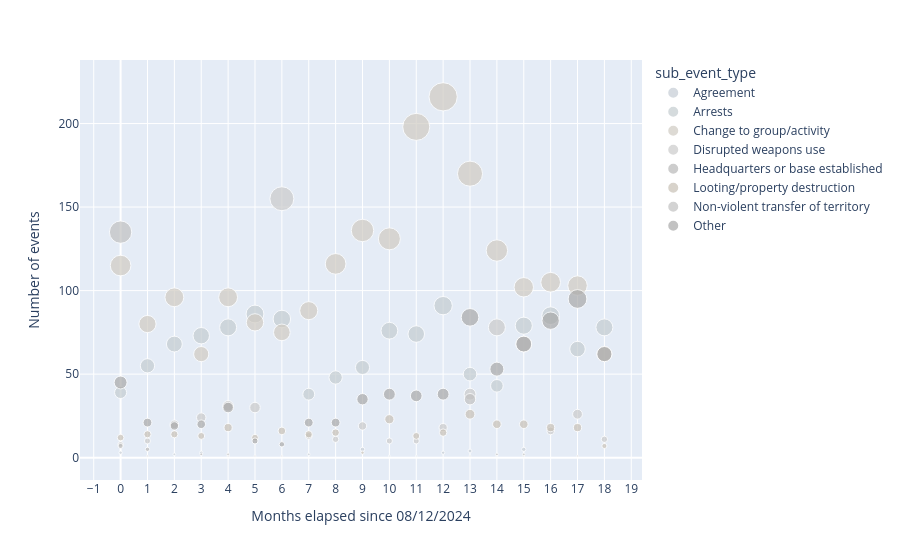

This figure's notebook cell:
### Code cell
# Convert the bar plots to bubble charts

bubble_sd = px.scatter(
    df_sd, 
    x="interval", 
    y="event_count",
    size="event_count", 
    color="sub_event_type",
    hover_name="sub_event_type", 
    size_max=20, 
    color_discrete_map=color_map_grey(sd_events_list),
    labels={'interval':"Months elapsed since 08/12/2024", 'event_count':"Number of events"}
    )
bubble_sd.update_xaxes(dtick=1, tickmode="linear")

### Figure 1 — Plotly figure (JSON) as saved in the notebook; plotly's stock layout.template omitted (floating-point values rounded to 4 significant figures)
{"data": [{"hovertemplate": "<b>%{hovertext}</b><br><br>sub_event_type=Agreement<br>Months elapsed since 08/12/2024=%{x}<br>Number of events=%{marker.size}<extra></extra>", "hovertext": ["Agreement", "Agreement", "Agreement", "Agreement", "Agreement", "Agreement", "Agreement", "Agreement", "Agreement", "Agreement", "Agreement", "Agreement"], "legendgroup": "Agreement", "marker": {"color": "#C5CDD5", "size": [3, 2, 3, 1, 2, 5, 1, 1, 3, 4, 1, 5], "sizemode": "area", "sizeref": 0.54, "symbol": "circle"}, "mode": "markers", "name": "Agreement", "orientation": "v", "showlegend": true, "type": "scatter", "x": [0, 2, 3, 4, 7, 9, 10, 11, 12, 13, 14, 15], "xaxis": "x", "y": [3, 2, 3, 1, 2, 5, 1, 1, 3, 4, 1, 5], "yaxis": "y"}, {"hovertemplate": "<b>%{hovertext}</b><br><br>sub_event_type=Arrests<br>Months elapsed since 08/12/2024=%{x}<br>Number of events=%{marker.size}<extra></extra>", "hovertext": ["Arrests", "Arrests", "Arrests", "Arrests", "Arrests", "Arrests", "Arrests", "Arrests", "Arrests", "Arrests", "Arrests", "Arrests", "Arrests", "Arrests", "Arrests", "Arrests", "Arrests", "Arrests", "Arrests"], "legendgroup": "Arrests", "marker": {"color": "#C4CCD0", "size": [39, 55, 68, 73, 78, 86, 83, 38, 48, 54, 76, 74, 91, 50, 43, 79, 85, 65, 78], "sizemode": "area", "sizeref": 0.54, "symbol": "circle"}, "mode": "markers", "name": "Arrests", "orientation": "v", "showlegend": true, "type": "scatter", "x": [0, 1, 2, 3, 4, 5, 6, 7, 8, 9, 10, 11, 12, 13, 14, 15, 16, 17, 18], "xaxis": "x", "y": [39, 55, 68, 73, 78, 86, 83, 38, 48, 54, 76, 74, 91, 50, 43, 79, 85, 65, 78], "yaxis": "y"}, {"hovertemplate": "<b>%{hovertext}</b><br><br>sub_event_type=Change to group/activity<br>Months elapsed since 08/12/2024=%{x}<br>Number of events=%{marker.size}<extra></extra>", "hovertext": ["Change to group/activity", "Change to group/activity", "Change to group/activity", "Change to group/activity", "Change to group/activity", "Change to group/activity", "Change to group/activity", "Change to group/activity", "Change to group/activity", "Change to group/activity", "Change to group/activity", "Change to group/activity", "Change to group/activity", "Change to group/activity", "Change to group/activity", "Change to group/activity", "Change to group/activity", "Change to group/activity", "Change to group/activity"], "legendgroup": "Change to group/activity", "marker": {"color": "#D0CBC2", "size": [115, 80, 96, 62, 96, 81, 75, 88, 116, 136, 131, 198, 216, 170, 124, 102, 105, 103, 62], "sizemode": "area", "sizeref": 0.54, "symbol": "circle"}, "mode": "markers", "name": "Change to group/activity", "orientation": "v", "showlegend": true, "type": "scatter", "x": [0, 1, 2, 3, 4, 5, 6, 7, 8, 9, 10, 11, 12, 13, 14, 15, 16, 17, 18], "xaxis": "x", "y": [115, 80, 96, 62, 96, 81, 75, 88, 116, 136, 131, 198, 216, 170, 124, 102, 105, 103, 62], "yaxis": "y"}, {"hovertemplate": "<b>%{hovertext}</b><br><br>sub_event_type=Disrupted weapons use<br>Months elapsed since 08/12/2024=%{x}<br>Number of events=%{marker.size}<extra></extra>", "hovertext": ["Disrupted weapons use", "Disrupted weapons use", "Disrupted weapons use", "Disrupted weapons use", "Disrupted weapons use", "Disrupted weapons use", "Disrupted weapons use", "Disrupted weapons use", "Disrupted weapons use", "Disrupted weapons use", "Disrupted weapons use", "Disrupted weapons use", "Disrupted weapons use", "Disrupted weapons use", "Disrupted weapons use", "Disrupted weapons use", "Disrupted weapons use", "Disrupted weapons use", "Disrupted weapons use"], "legendgroup": "Disrupted weapons use", "marker": {"color": "#CBCBCB", "size": [8, 10, 20, 24, 31, 30, 155, 13, 11, 19, 10, 10, 18, 38, 78, 68, 16, 26, 11], "sizemode": "area", "sizeref": 0.54, "symbol": "circle"}, "mode": "markers", "name": "Disrupted weapons use", "orientation": "v", "showlegend": true, "type": "scatter", "x": [0, 1, 2, 3, 4, 5, 6, 7, 8, 9, 10, 11, 12, 13, 14, 15, 16, 17, 18], "xaxis": "x", "y": [8, 10, 20, 24, 31, 30, 155, 13, 11, 19, 10, 10, 18, 38, 78, 68, 16, 26, 11], "yaxis": "y"}, {"hovertemplate": "<b>%{hovertext}</b><br><br>sub_event_type=Headquarters or base established<br>Months elapsed since 08/12/2024=%{x}<br>Number of events=%{marker.size}<extra></extra>", "hovertext": ["Headquarters or base established", "Headquarters or base established", "Headquarters or base established", "Headquarters or base established", "Headquarters or base established", "Headquarters or base established", "Headquarters or base established", "Headquarters or base established"], "legendgroup": "Headquarters or base established", "marker": {"color": "#B8B8B8", "size": [7, 5, 2, 2, 1, 1, 1, 1], "sizemode": "area", "sizeref": 0.54, "symbol": "circle"}, "mode": "markers", "name": "Headquarters or base established", "orientation": "v", "showlegend": true, "type": "scatter", "x": [0, 1, 3, 4, 5, 13, 15, 17], "xaxis": "x", "y": [7, 5, 2, 2, 1, 1, 1, 1], "yaxis": "y"}, {"hovertemplate": "<b>%{hovertext}</b><br><br>sub_event_type=Looting/property destruction<br>Months elapsed since 08/12/2024=%{x}<br>Number of events=%{marker.size}<extra></extra>", "hovertext": ["Looting/property destruction", "Looting/property destruction", "Looting/property destruction", "Looting/property destruction", "Looting/property destruction", "Looting/property destruction", "Looting/property destruction", "Looting/property destruction", "Looting/property destruction", "Looting/property destruction", "Looting/property destruction", "Looting/property destruction", "Looting/property destruction", "Looting/property destruction", "Looting/property destruction", "Looting/property destruction", "Looting/property destruction", "Looting/property destruction", "Looting/property destruction"], "legendgroup": "Looting/property destruction", "marker": {"color": "#C8C1B6", "size": [12, 14, 14, 13, 18, 12, 16, 14, 15, 3, 23, 13, 15, 26, 20, 20, 18, 18, 7], "sizemode": "area", "sizeref": 0.54, "symbol": "circle"}, "mode": "markers", "name": "Looting/property destruction", "orientation": "v", "showlegend": true, "type": "scatter", "x": [0, 1, 2, 3, 4, 5, 6, 7, 8, 9, 10, 11, 12, 13, 14, 15, 16, 17, 18], "xaxis": "x", "y": [12, 14, 14, 13, 18, 12, 16, 14, 15, 3, 23, 13, 15, 26, 20, 20, 18, 18, 7], "yaxis": "y"}, {"hovertemplate": "<b>%{hovertext}</b><br><br>sub_event_type=Non-violent transfer of territory<br>Months elapsed since 08/12/2024=%{x}<br>Number of events=%{marker.size}<extra></extra>", "hovertext": ["Non-violent transfer of territory", "Non-violent transfer of territory", "Non-violent transfer of territory", "Non-violent transfer of territory", "Non-violent transfer of territory", "Non-violent transfer of territory", "Non-violent transfer of territory"], "legendgroup": "Non-violent transfer of territory", "marker": {"color": "#C1C1C1", "size": [135, 1, 1, 1, 35, 2, 2], "sizemode": "area", "sizeref": 0.54, "symbol": "circle"}, "mode": "markers", "name": "Non-violent transfer of territory", "orientation": "v", "showlegend": true, "type": "scatter", "x": [0, 1, 4, 6, 13, 14, 15], "xaxis": "x", "y": [135, 1, 1, 1, 35, 2, 2], "yaxis": "y"}, {"hovertemplate": "<b>%{hovertext}</b><br><br>sub_event_type=Other<br>Months elapsed since 08/12/2024=%{x}<br>Number of events=%{marker.size}<extra></extra>", "hovertext": ["Other", "Other", "Other", "Other", "Other", "Other", "Other", "Other", "Other", "Other", "Other", "Other", "Other", "Other", "Other", "Other", "Other", "Other", "Other"], "legendgroup": "Other", "marker": {"color": "#A9A9A9", "size": [45, 21, 19, 20, 30, 10, 8, 21, 21, 35, 38, 37, 38, 84, 53, 68, 82, 95, 62], "sizemode": "area", "sizeref": 0.54, "symbol": "circle"}, "mode": "markers", "name": "Other", "orientation": "v", "showlegend": true, "type": "scatter", "x": [0, 1, 2, 3, 4, 5, 6, 7, 8, 9, 10, 11, 12, 13, 14, 15, 16, 17, 18], "xaxis": "x", "y": [45, 21, 19, 20, 30, 10, 8, 21, 21, 35, 38, 37, 38, 84, 53, 68, 82, 95, 62], "yaxis": "y"}], "layout": {"legend": {"itemsizing": "constant", "title": {"text": "sub_event_type"}, "tracegroupgap": 0}, "margin": {"t": 60}, "xaxis": {"anchor": "y", "domain": [0, 1], "dtick": 1, "tickmode": "linear", "title": {"text": "Months elapsed since 08/12/2024"}}, "yaxis": {"anchor": "x", "domain": [0, 1], "title": {"text": "Number of events"}}}}
